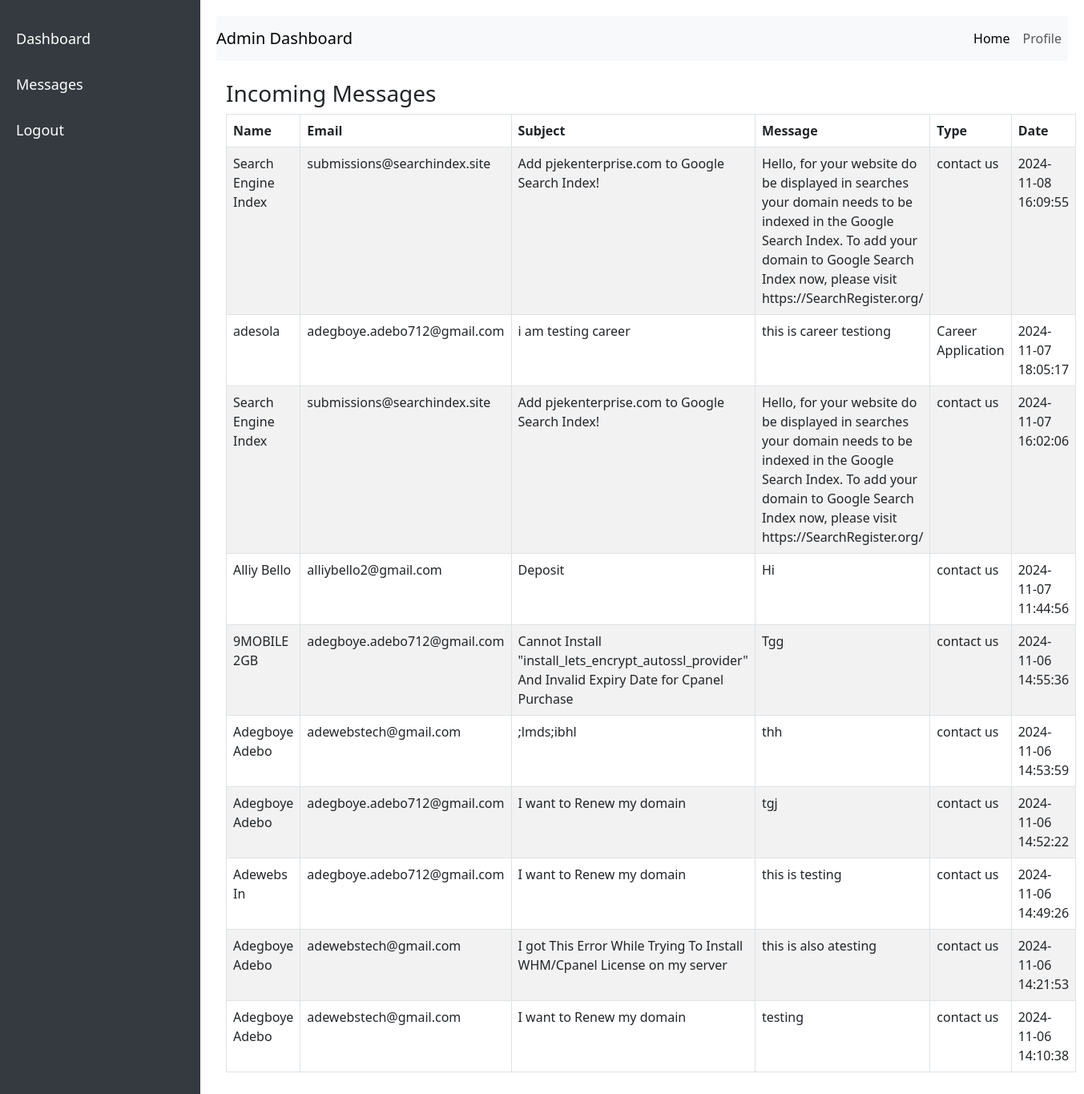
The page /admin_dashboard.php on the database its author committed.
### tables this page shows
CREATE TABLE `contact_messages` (
  `id` int(11) NOT NULL,
  `name` varchar(255) NOT NULL,
  `email` varchar(255) NOT NULL,
  `subject` varchar(255) NOT NULL,
  `message` text NOT NULL,
  `type` varchar(255) NOT NULL DEFAULT 'contact us',
  `created_at` timestamp NOT NULL DEFAULT current_timestamp()
);

### admin_dashboard.php (the view, shortened to what this page needs)
<!DOCTYPE html>
<html lang="en">
<head>
  <link href="https://cdn.jsdelivr.net/npm/bootstrap@5.3.0-alpha1/dist/css/bootstrap.min.css" rel="stylesheet">
</head>
<body>
  <div class="sidebar">
    <a href="#">Dashboard</a>
    <a href="#">Messages</a>
    <a href="#">Logout</a>
  </div>
  <div class="main-content">
    <nav class="navbar navbar-expand-lg navbar-light bg-light">
      <a class="navbar-brand" href="#">Admin Dashboard</a>
      <div class="collapse navbar-collapse" id="navbarNav">
        <ul class="navbar-nav ms-auto">
          <li class="nav-item">
            <a class="nav-link active" aria-current="page" href="#">Home</a>
          </li>
          <li class="nav-item">
            <a class="nav-link" href="#">Profile</a>
          </li>
        </ul>
      </div>
    </nav>
    <div class="container mt-4">
      <h3>Incoming Messages</h3>
      <table class="table table-bordered table-striped">
        <thead>
          <tr>
            <th>Name</th>
            <th>Email</th>
            <th>Subject</th>
            <th>Message</th>
            <th>Type</th>
            <th>Date</th>
          </tr>
        </thead>
        <tbody>
          <?php
            $conn = new mysqli('localhost', 'pjekente_forming', ';s&&PMY2J7Vo', 'pjekente_forming');
            $sql = "SELECT * FROM contact_messages ORDER BY created_at DESC";
            $result = $conn->query($sql);
            if ($result->num_rows > 0) {
                while($row = $result->fetch_assoc()) {
                    echo "<tr>";
                    echo "<td>" . $row["name"] . "</td>";
                    echo "<td>" . $row["email"] . "</td>";
                    echo "<td>" . $row["subject"] . "</td>";
                    echo "<td>" . $row["message"] . "</td>";
                    echo "<td>" . $row["type"] . "</td>";
                    echo "<td>" . $row["created_at"] . "</td>";
                    echo "</tr>";
                }
            } else {
                echo "<tr><td colspan='5' class='text-center'>No messages found</td></tr>";
            }
          ?>
        </tbody>
      </table>
    </div>
  </div>
</body>
</html>

### admin_dashboard.php (style rules this page uses)
.sidebar { position: fixed; top: 0; left: 0; height: 100%; width: 250px; background-color: #343a40; padding-top: 20px; }
.sidebar a { color: #fff; padding: 15px 20px; text-decoration: none; display: block; font-size: 18px; }
.main-content { margin-left: 250px; padding: 20px; }

### rows shown on the page
contact_messages: name "Search Engine Index", email "submissions@searchindex.site", subject "Add pjekenterprise.com to Google Search Index!", message "Hello, for your website do be displayed in searches your domain needs to be indexed in the Google Search Index. To add your domain to Google Search Index now, please visit https://SearchRegister.org/", type "contact us", created_at "2024-11-08 16:09:55"
contact_messages: name "adesola", email "adegboye.adebo712@gmail.com", subject "i am testing career", message "this is career testiong", type "Career Application", created_at "2024-11-07 18:05:17"
contact_messages: name "Search Engine Index", email "submissions@searchindex.site", subject "Add pjekenterprise.com to Google Search Index!", message "Hello, for your website do be displayed in searches your domain needs to be indexed in the Google Search Index. To add your domain to Google Search Index now, please visit https://SearchRegister.org/", type "contact us", created_at "2024-11-07 16:02:06"
contact_messages: name "Alliy Bello", email "alliybello2@gmail.com", subject "Deposit", message "Hi", type "contact us", created_at "2024-11-07 11:44:56"
contact_messages: name "9MOBILE 2GB", email "adegboye.adebo712@gmail.com", subject "Cannot Install \"install_lets_encrypt_autossl_provider\" And Invalid Expiry Date for Cpanel Purchase", message "Tgg", type "contact us", created_at "2024-11-06 14:55:36"
contact_messages: name "Adegboye Adebo", email "adewebstech@gmail.com", subject ";lmds;ibhl", message "thh", type "contact us", created_at "2024-11-06 14:53:59"
contact_messages: name "Adegboye Adebo", email "adegboye.adebo712@gmail.com", subject "I want to Renew my domain", message "tgj", type "contact us", created_at "2024-11-06 14:52:22"
contact_messages: name "Adewebs In", email "adegboye.adebo712@gmail.com", subject "I want to Renew my domain", message "this is testing", type "contact us", created_at "2024-11-06 14:49:26"
contact_messages: name "Adegboye Adebo", email "adewebstech@gmail.com", subject "I got This Error While Trying To Install WHM/Cpanel License on my server", message "this is also atesting", type "contact us", created_at "2024-11-06 14:21:53"
contact_messages: name "Adegboye Adebo", email "adewebstech@gmail.com", subject "I want to Renew my domain", message "testing", type "contact us", created_at "2024-11-06 14:10:38"
